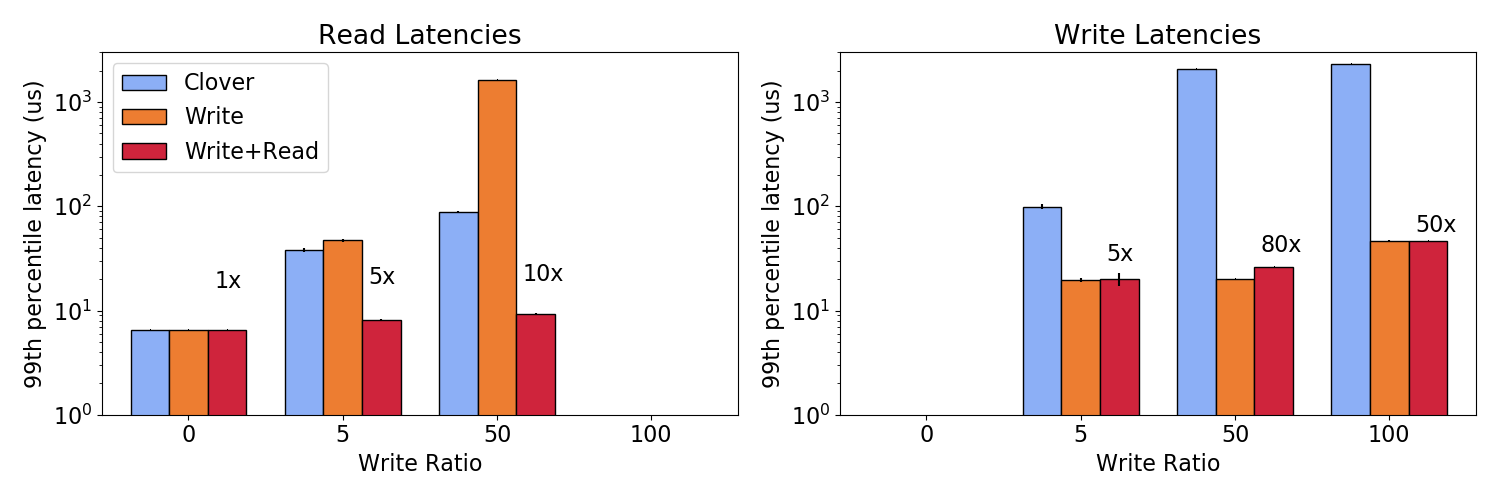

The script that drew this image:
import matplotlib.pyplot as plt
import numpy as np

from common import *

master_width=1

plt.rcParams.update({'font.size': 16})
fig, (ax1, ax2) = plt.subplots(1 ,2, figsize=(15,5), gridspec_kw={'width_ratios': [3,3]})

def get_labels(measure):
    labels = measure["ratio"]
    for i in range(len(labels)):
        if labels[i] == 1:
            labels[i]=0
    labels = [str(l) for l in labels]
    return labels

def plot_latency(ax, clover, write, rw, mode):
    labels=get_labels(clover)
    x = np.arange(len(labels))  # the label locations
    width = master_width/4  # the width of the bars


    #print(clover["write_lat_err"])

    lat_label=mode+"_lat"
    err_label=mode+"_lat_err"


    ax.errorbar(x - width, clover[lat_label], yerr=clover[err_label], color='k', marker=',', ls='none')
    ax.errorbar(x, write[lat_label], yerr=write[err_label], color='k',marker=',', ls='none')
    ax.errorbar(x + width, rw[lat_label], yerr=rw[err_label], color='k' ,marker=',', ls='none')

    rects0 = ax.bar(x - width, clover[lat_label], width, label='Clover',color=default_clover_color,edgecolor='k')
    rects1 = ax.bar(x, write[lat_label], width, label='Write',color=write_steering_color,edgecolor='k')
    rects2 = ax.bar(x + width, rw[lat_label], width, label='Write+Read',color=read_write_steering_color,edgecolor='k')

    win=[]
    for a,b in zip(clover[lat_label],rw[lat_label]):
        if b == 0:
            win.append(0)
        else:
            win.append(int(round(a/b, 0)))


    for i in range(len(win)):
        if win[i] != 0:
            ax.text(x[i] + width/1.5, rw[lat_label][i] + 10, str(win[i])+"x")
    ax.set_xticks(x)
    ax.set_xticklabels(labels)




measurements=["clover", "write", "rw"]
feilds=["read_lat", "read_lat_err", "write_lat", "write_lat_err", "ratio"]
md=dict() #measurement dict

db = read_from_txt("99th_latency.txt")
chunked_db=divide_db(db,len(measurements))
for cdb, m in zip(chunked_db, measurements):
    md[m]=select_feilds(cdb, feilds)
    print(md[m])


clover=md["clover"]
write=md["write"]
rw=md["rw"]
scale(clover)
scale(write)
scale(rw)

plot_latency(ax1,clover,write,rw, "read")
# # Add some text for labels, title and custom x-axis tick labels, etc.
ax1.set_ylabel('99th percentile latency (us)')
ax1.set_title('Read Latencies')
ax1.set_yscale('log')
ax1.set_ylim(1,3000)
ax1.set_xlabel("Write Ratio")
ax1.legend()

plot_latency(ax2,md["clover"], md["write"], md["rw"], "write")
ax2.set_ylabel('99th percentile latency (us)')
ax2.set_title('Write Latencies')
ax2.set_yscale('log')
#ax2.set_ylim(20,10000)
ax2.set_ylim(1,3000)
ax2.set_xlabel("Write Ratio")

#//ax.bar_label(rects2, padding=3)
plt.tight_layout()
save_fig(plt)
